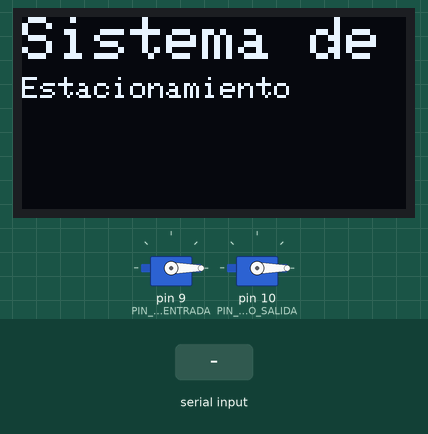
This sketch was run on a simulated Arduino Uno, built with avr-gcc and run on an emulated ATmega328P. On the bench: 128×64 one-colour display, 2 × servo. Inputs (shaded band) come from the test bench. The display library's start-up logo is not drawn; what the sketch prints to the serial monitor is not drawn.

Above: at 2.1 s.
At 4.3 s:
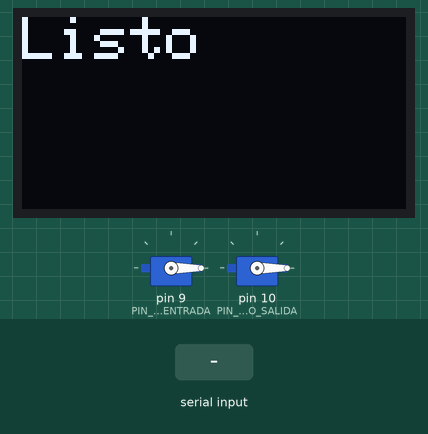
4.4 s: "ABRIR_ENTRADA\n" received over Serial
At 5.3 s:
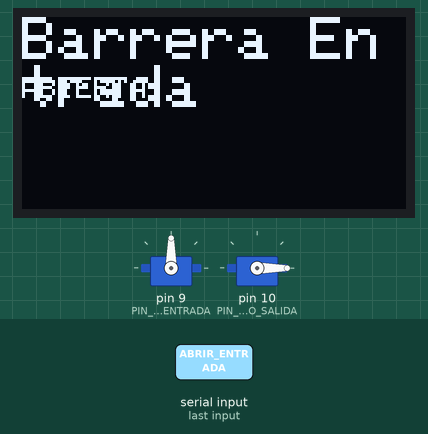
5.9 s: "ABRIR_SALIDA\n" received over Serial
At 8.6 s:
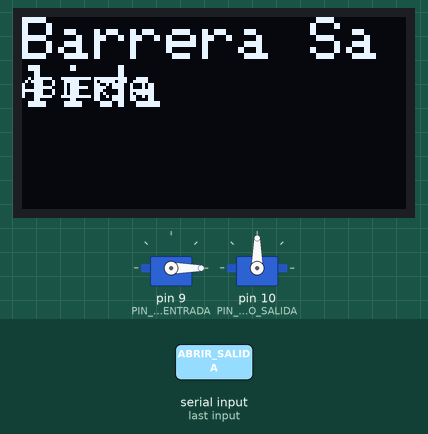
8.9 s: "1\n" received over Serial
At 11.8 s:
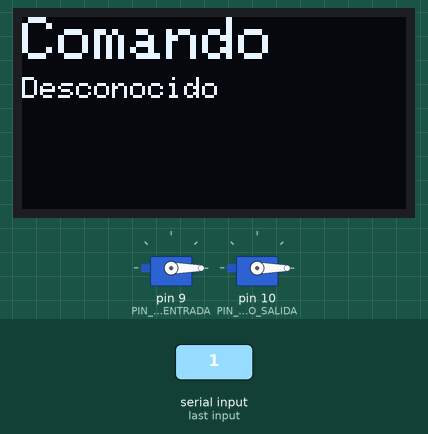
Timing chart, 0 to 13.3 s (numbered marks = the images above; inputs shaded):
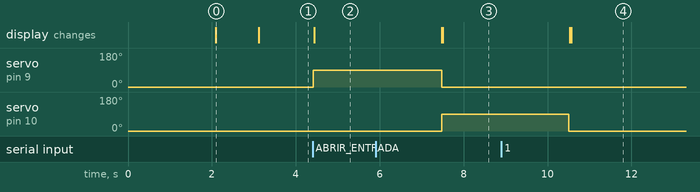

Measured:
- after the input at 4.4 s, servo on pin 9 (PIN_SERVO_ENTRADA): 0° → 90° at once; the display: changes at once (image 2)
- after the input at 5.9 s, servo on pin 10 (PIN_SERVO_SALIDA): 0° → 90° after 1.6 s; the display: first differs from a run without the input after 1.6 s (image 3)
- after the input at 8.9 s, the display: first differs from a run without the input after 1.7 s (image 4)
- what the display in image 0 shows lasts 1.0 s, from 2.1 s to 3.1 s

The sketch:

arduino.ino
```cpp
#include <Wire.h> // Para la pantalla OLED
#include <Adafruit_GFX.h> // Para la pantalla OLED
#include <Adafruit_SSD1306.h> // Para la pantalla OLED
#include <Servo.h> // Para los servos

// Definiciones para la pantalla OLED
#define SCREEN_WIDTH 128 // Ancho de la pantalla OLED, en píxeles
#define SCREEN_HEIGHT 64 // Alto de la pantalla OLED, en píxeles
#define OLED_RESET -1 // Reset pin # (o -1 si está conectado al reset de Arduino)
Adafruit_SSD1306 display(SCREEN_WIDTH, SCREEN_HEIGHT, &Wire, OLED_RESET);

// Definiciones para los Servos
Servo servoEntrada;
Servo servoSalida;

const int PIN_SERVO_ENTRADA = 9; // Pin digital para el servo de entrada
const int PIN_SERVO_SALIDA = 10; // Pin digital para el servo de salida

// Posiciones de los servos
const int POS_CERRADO = 0;   // Ángulo para barrera cerrada
const int POS_ABIERTO = 90;  // Ángulo para barrera abierta

void setup() {
  Serial.begin(9600); // Inicia comunicación serial a 9600 baudios
  while (!Serial); // Espera a que el monitor serial se conecte (solo para placas nativas USB)

  // Iniciar pantalla OLED
  // La dirección I2C común es 0x3C para pantallas 128x64, o 0x3D para otras
  if(!display.begin(SSD1306_SWITCHCAPVCC, 0x3C)) {
    Serial.println(F("Fallo en la asignación de SSD1306"));
    for(;;); // No continuar si falla
  }
  display.display();
  delay(2000); // Muestra el logo de Adafruit por 2 segundos
  display.clearDisplay();

  // Adjuntar servos a sus pines
  servoEntrada.attach(PIN_SERVO_ENTRADA);
  servoSalida.attach(PIN_SERVO_SALIDA);

  // Posición inicial de los servos (cerrado)
  servoEntrada.write(POS_CERRADO);
  servoSalida.write(POS_CERRADO);

  displayMessage("Sistema de", "Estacionamiento");
  delay(1000);
  displayMessage("Listo", "");
}

void loop() {
  if (Serial.available()) { // Si hay datos disponibles en el puerto serial
    String command = Serial.readStringUntil('\n'); // Lee la cadena hasta el salto de línea
    command.trim(); // Eliminar espacios en blanco y saltos de línea al final

    Serial.print("Comando recibido: ");
    Serial.println(command);

    if (command == "ABRIR_ENTRADA") {
      servoEntrada.write(POS_ABIERTO); // Abrir barrera de entrada
      displayMessage("Barrera Entrada", "ABIERTA");
      delay(3000); // Mantener abierta por 3 segundos
      servoEntrada.write(POS_CERRADO); // Cerrar barrera de entrada
      displayMessage("Barrera Entrada", "CERRADA");
    } else if (command == "ABRIR_SALIDA") {
      servoSalida.write(POS_ABIERTO); // Abrir barrera de salida
      displayMessage("Barrera Salida", "ABIERTA");
      delay(3000); // Mantener abierta por 3 segundos
      servoSalida.write(POS_CERRADO); // Cerrar barrera de salida
      displayMessage("Barrera Salida", "CERRADA");
    } else {
      displayMessage("Comando", "Desconocido");
    }
  }
}

// Función para mostrar mensajes en la pantalla OLED
void displayMessage(String line1, String line2) {
  display.clearDisplay(); // Limpia el buffer de la pantalla
  display.setTextSize(2); // Tamaño de texto 2 (más grande)
  display.setTextColor(SSD1306_WHITE); // Color del texto
  display.setCursor(0, 0); // Posición del cursor (columna, fila)
  display.println(line1); // Imprime la primera línea
  display.setTextSize(1); // Tamaño de texto 1 (más pequeño para la segunda línea)
  display.setCursor(0, 20); // Posición del cursor para la segunda línea
  display.println(line2); // Imprime la segunda línea
  display.display(); // Muestra el contenido del buffer en la pantalla
}
```
